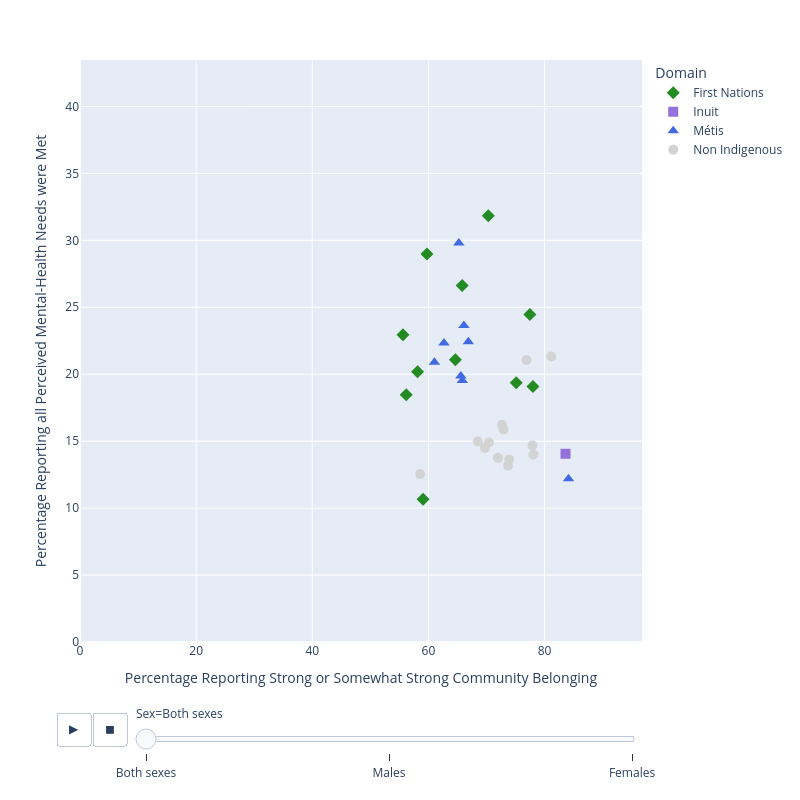

Here is the notebook cell this chart was saved with:
### Code cell
max_x,max_y = data['CR_BELONG'].max(), data['CR_HSC'].max()
max_x *= 1.05
max_y *= 1.05
min_x, min_y = 0,0

colors = {
    'Non Indigenous': 'lightgray',
    'First Nations': 'forestgreen',
    'Inuit': 'mediumpurple',
    'Métis': 'royalblue'
}

symbols = {
    'Non Indigenous': 'circle',
    'First Nations': 'diamond',
    'Inuit': 'square',
    'Métis': 'triangle-up'
}

fig = px.scatter(
    data, x = 'CR_BELONG',
    y = 'CR_HSC', hover_name = 'Geography',
    color = 'Domain', symbol= 'Domain',
    animation_frame = 'Sex', 
    color_discrete_map = colors, symbol_map = symbols,
    labels = {
        'CR_BELONG':  'Percentage Reporting Strong or Somewhat Strong Community Belonging ',
        'CR_HSC': 'Percentage Reporting all Perceived Mental-Health Needs were Met '
    },
    range_x = [min_x, max_x], range_y = [min_y, max_y],
    hover_data = {
        'Domain': False, 'Sex': False, 'CR_BELONG': False, 'CR_HSC': False
        },
    custom_data= ['DENOM_BELONG', 'DENOM_HSC'],
    width = 800, height = 800
)

fig.update_traces(marker=dict(size=10))
fig.update_traces(
    hovertemplate=
    "<b>%{hovertext}</b><br>" +
    "Those who feel Community Belonging: %{x:.2f}%<br>" +
    "Those Saying Mental Health Needs are Met: %{y:.2f}%<br>" +
    'Belonging Survey Respondents: %{customdata[0]:,.0f}<br>' +
    'Mental Health Survey Respondents: %{customdata[1]:,.0f}' +
    '<extra></extra>'
)

fig.write_html('scatter.html')
fig.show()

### Figure 1 — Plotly figure (JSON) as saved in the notebook; plotly's stock layout.template omitted (floating-point values rounded to 4 significant figures)
{"data": [{"customdata": [[27932, 27878, "First Nations", "Both sexes"], [1300, 934, "First Nations", "Both sexes"], [17669, 19340, "First Nations", "Both sexes"], [12302, 17216, "First Nations", "Both sexes"], [44617, 49592, "First Nations", "Both sexes"], [162155, 154328, "First Nations", "Both sexes"], [35053, 31364, "First Nations", "Both sexes"], [30548, 31993, "First Nations", "Both sexes"], [62019, 67060, "First Nations", "Both sexes"], [74568, 67994, "First Nations", "Both sexes"], [4874, 4836, "First Nations", "Both sexes"], [10376, 10385, "First Nations", "Both sexes"], [192, 115, "First Nations", "Both sexes"]], "hovertemplate": "<b>%{hovertext}</b><br>Those who feel Community Belonging: %{x:.2f}%<br>Those Saying Mental Health Needs are Met: %{y:.2f}%<br>Belonging Survey Respondents: %{customdata[0]:,.0f}<br>Mental Health Survey Respondents: %{customdata[1]:,.0f}<extra></extra>", "hovertext": ["Newfoundland and Labrador", "Prince Edward Island", "Nova Scotia", "New Brunswick", "Québec", "Ontario", "Manitoba", "Saskatchewan", "Alberta", "British Columbia", "Yukon", "Northwest Territories", "Nunavut"], "legendgroup": "First Nations", "marker": {"color": "forestgreen", "size": 10, "symbol": "diamond"}, "mode": "markers", "name": "First Nations", "orientation": "v", "showlegend": true, "type": "scatter", "x": [75.12, 59.28, 70.31, 56.17, 58.12, 65.81, 55.61, 59.07, 59.74, 64.63, 77.46, 77.99, 76.86], "xaxis": "x", "y": [19.36, NaN, 31.84, 18.47, 20.18, 26.63, 22.95, 10.67, 28.98, 21.09, 24.47, 19.08, NaN], "yaxis": "y"}, {"customdata": [[4677, 4187, "Inuit", "Both sexes"], [69, 67, "Inuit", "Both sexes"], [528, 394, "Inuit", "Both sexes"], [707, 379, "Inuit", "Both sexes"], [2317, 1869, "Inuit", "Both sexes"], [3362, 2478, "Inuit", "Both sexes"], [415, 369, "Inuit", "Both sexes"], [188, 376, "Inuit", "Both sexes"], [1922, 2752, "Inuit", "Both sexes"], [1771, 2507, "Inuit", "Both sexes"], [260, 133, "Inuit", "Both sexes"], [2905, 2532, "Inuit", "Both sexes"], [19848, 20038, "Inuit", "Both sexes"]], "hovertemplate": "<b>%{hovertext}</b><br>Those who feel Community Belonging: %{x:.2f}%<br>Those Saying Mental Health Needs are Met: %{y:.2f}%<br>Belonging Survey Respondents: %{customdata[0]:,.0f}<br>Mental Health Survey Respondents: %{customdata[1]:,.0f}<extra></extra>", "hovertext": ["Newfoundland and Labrador", "Prince Edward Island", "Nova Scotia", "New Brunswick", "Québec", "Ontario", "Manitoba", "Saskatchewan", "Alberta", "British Columbia", "Yukon", "Northwest Territories", "Nunavut"], "legendgroup": "Inuit", "marker": {"color": "mediumpurple", "size": 10, "symbol": "square"}, "mode": "markers", "name": "Inuit", "orientation": "v", "showlegend": true, "type": "scatter", "x": [77.84, NaN, NaN, NaN, 60.05, 64.84, NaN, NaN, 55.54, 60.48, NaN, 84.34, 83.6], "xaxis": "x", "y": [NaN, NaN, NaN, NaN, NaN, NaN, NaN, NaN, NaN, NaN, NaN, NaN, 14.06], "yaxis": "y"}, {"customdata": [[5716, 4949, "Métis", "Both sexes"], [694, 875, "Métis", "Both sexes"], [18457, 17056, "Métis", "Both sexes"], [6678, 6256, "Métis", "Both sexes"], [59470, 54211, "Métis", "Both sexes"], [106183, 117868, "Métis", "Both sexes"], [62411, 65470, "Métis", "Both sexes"], [37475, 32503, "Métis", "Both sexes"], [83761, 86246, "Métis", "Both sexes"], [68606, 72065, "Métis", "Both sexes"], [1301, 1323, "Métis", "Both sexes"], [2777, 3034, "Métis", "Both sexes"], [124, 142, "Métis", "Both sexes"]], "hovertemplate": "<b>%{hovertext}</b><br>Those who feel Community Belonging: %{x:.2f}%<br>Those Saying Mental Health Needs are Met: %{y:.2f}%<br>Belonging Survey Respondents: %{customdata[0]:,.0f}<br>Mental Health Survey Respondents: %{customdata[1]:,.0f}<extra></extra>", "hovertext": ["Newfoundland and Labrador", "Prince Edward Island", "Nova Scotia", "New Brunswick", "Québec", "Ontario", "Manitoba", "Saskatchewan", "Alberta", "British Columbia", "Yukon", "Northwest Territories", "Nunavut"], "legendgroup": "Métis", "marker": {"color": "royalblue", "size": 10, "symbol": "triangle-up"}, "mode": "markers", "name": "Métis", "orientation": "v", "showlegend": true, "type": "scatter", "x": [76.07, 87.2, 65.83, 69.56, 65.58, 65.23, 66.87, 66.1, 62.67, 61.03, 86.36, 84.12, NaN], "xaxis": "x", "y": [NaN, NaN, 19.53, NaN, 19.87, 29.8, 22.43, 23.64, 22.34, 20.89, NaN, 12.2, NaN], "yaxis": "y"}, {"customdata": [[367065, 365601, "Non Indigenous", "Both sexes"], [111055, 111138, "Non Indigenous", "Both sexes"], [688721, 687519, "Non Indigenous", "Both sexes"], [546036, 542837, "Non Indigenous", "Both sexes"], [6150639, 6080103, "Non Indigenous", "Both sexes"], [9953841, 9758489, "Non Indigenous", "Both sexes"], [818325, 815534, "Non Indigenous", "Both sexes"], [738099, 742811, "Non Indigenous", "Both sexes"], [2986353, 2973623, "Non Indigenous", "Both sexes"], [3416546, 3411136, "Non Indigenous", "Both sexes"], [22578, 22372, "Non Indigenous", "Both sexes"], [15398, 15459, "Non Indigenous", "Both sexes"], [3288, 3343, "Non Indigenous", "Both sexes"]], "hovertemplate": "<b>%{hovertext}</b><br>Those who feel Community Belonging: %{x:.2f}%<br>Those Saying Mental Health Needs are Met: %{y:.2f}%<br>Belonging Survey Respondents: %{customdata[0]:,.0f}<br>Mental Health Survey Respondents: %{customdata[1]:,.0f}<extra></extra>", "hovertext": ["Newfoundland and Labrador", "Prince Edward Island", "Nova Scotia", "New Brunswick", "Québec", "Ontario", "Manitoba", "Saskatchewan", "Alberta", "British Columbia", "Yukon", "Northwest Territories", "Nunavut"], "legendgroup": "Non Indigenous", "marker": {"color": "lightgray", "size": 10, "symbol": "circle"}, "mode": "markers", "name": "Non Indigenous", "orientation": "v", "showlegend": true, "type": "scatter", "x": [78.07, 73.71, 72.66, 72.91, 58.57, 69.73, 71.96, 73.91, 68.5, 70.4, 81.14, 77.9, 76.86], "xaxis": "x", "y": [14.0, 13.17, 16.23, 15.87, 12.54, 14.49, 13.77, 13.64, 14.98, 14.9, 21.32, 14.68, 21.06], "yaxis": "y"}], "layout": {"height": 800, "legend": {"title": {"text": "Domain"}, "tracegroupgap": 0}, "margin": {"t": 60}, "sliders": [{"active": 0, "currentvalue": {"prefix": "Sex="}, "len": 0.9, "pad": {"b": 10, "t": 60}, "steps": [{"args": [["Both sexes"], {"frame": {"duration": 0, "redraw": false}, "fromcurrent": true, "mode": "immediate", "transition": {"duration": 0, "easing": "linear"}}], "label": "Both sexes", "method": "animate"}, {"args": [["Males"], {"frame": {"duration": 0, "redraw": false}, "fromcurrent": true, "mode": "immediate", "transition": {"duration": 0, "easing": "linear"}}], "label": "Males", "method": "animate"}, {"args": [["Females"], {"frame": {"duration": 0, "redraw": false}, "fromcurrent": true, "mode": "immediate", "transition": {"duration": 0, "easing": "linear"}}], "label": "Females", "method": "animate"}], "x": 0.1, "xanchor": "left", "y": 0, "yanchor": "top"}], "updatemenus": [{"buttons": [{"args": [null, {"frame": {"duration": 500, "redraw": false}, "fromcurrent": true, "mode": "immediate", "transition": {"duration": 500, "easing": "linear"}}], "label": "&#9654;", "method": "animate"}, {"args": [[null], {"frame": {"duration": 0, "redraw": false}, "fromcurrent": true, "mode": "immediate", "transition": {"duration": 0, "easing": "linear"}}], "label": "&#9724;", "method": "animate"}], "direction": "left", "pad": {"r": 10, "t": 70}, "showactive": false, "type": "buttons", "x": 0.1, "xanchor": "right", "y": 0, "yanchor": "top"}], "width": 800, "xaxis": {"anchor": "y", "domain": [0, 1], "range": [0, 96.77], "title": {"text": "Percentage Reporting Strong or Somewhat Strong Community Belonging "}}, "yaxis": {"anchor": "x", "domain": [0, 1], "range": [0, 43.47], "title": {"text": "Percentage Reporting all Perceived Mental-Health Needs were Met "}}}}
